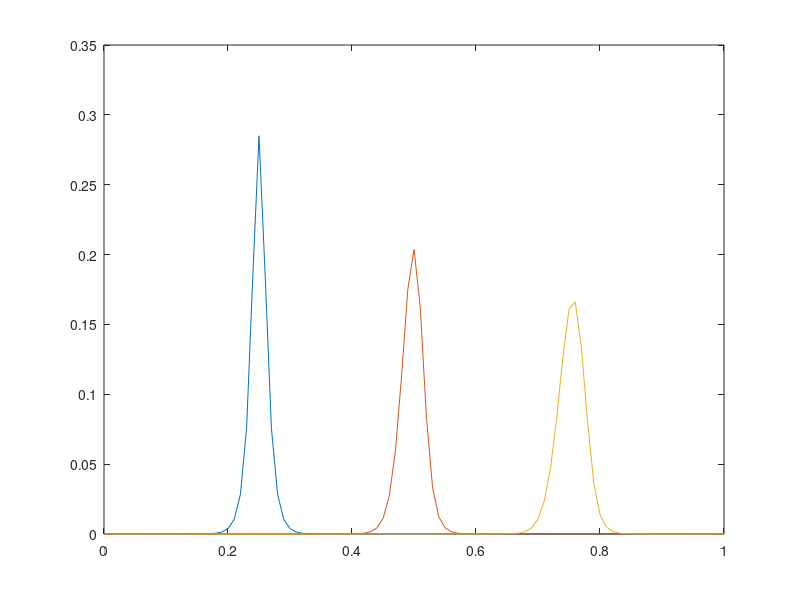
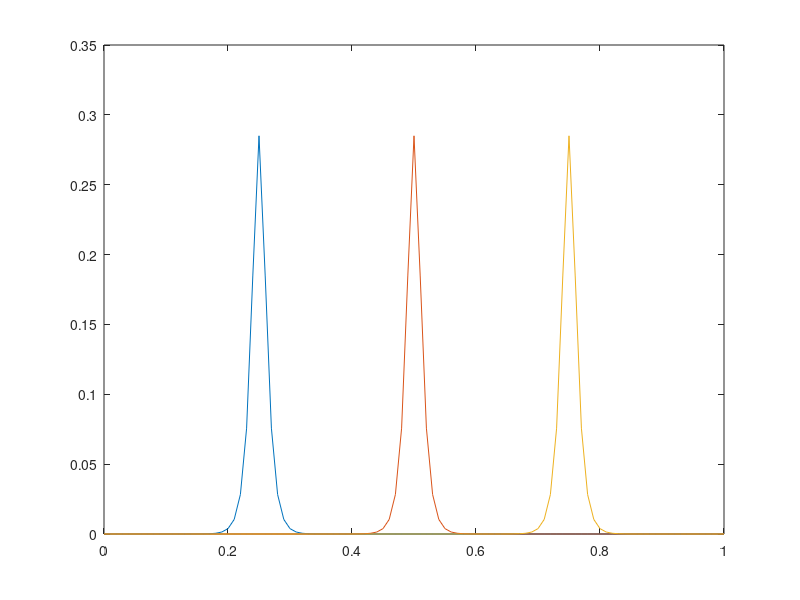
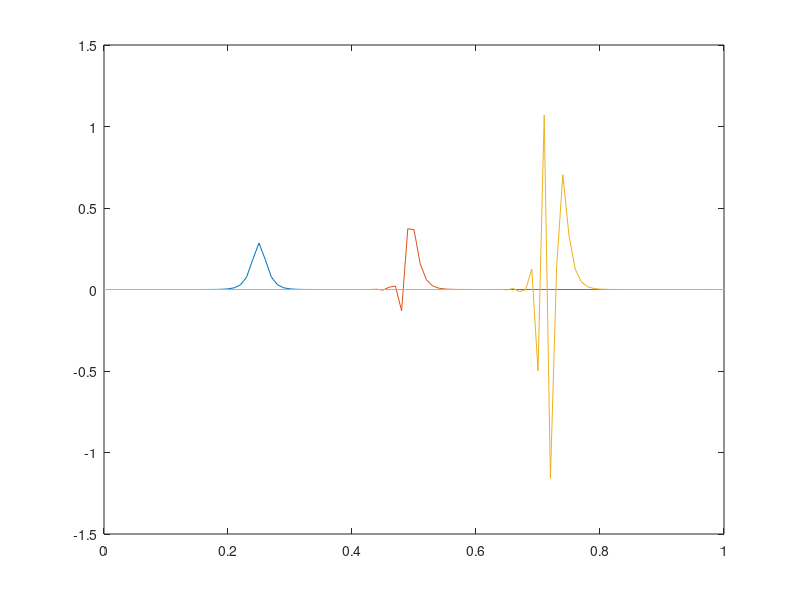

MATLAB code to generate these figures, in order:
%... The MatMol Group (2016)
%... Solution of the advection equation using the Euler IVP
%... solver and a finite difference scheme for different values of
%... sigma
    close all
    clear all

%... Spatial grid
    dz  = 0.01;
    z   = 0 : dz : 1;
    n   = length(z);
    nu  = 1;
    th  = 100*(z-.25);
    th1 = 0 : 0.001 : 2*pi;

%... SOLUTION WITH SIGMA = 0.95
%... Initial conditions
    x0_s095 = (.57)./(exp(th)+exp(-th));

%... Time parameters
    sig  = 0.95;
    dt   = sig*dz/nu;
    time = 0 : dt : 1;

%... At time 0.25
    i1 = find(abs(time-0.25) <= dt/2);
    xk = x0_s095;
    for ii = 2 : i1
        x1_s095(1)   = 0;
        x1_s095(2:n) = (1-sig)*xk(2:n)+sig*xk(1:n-1);
        xk           = x1_s095;
    end

%... At time 0.5
    i2   = find(abs(time-0.50) <= dt/2);
    for ii = i1+1:i2
        x2_s095(1)   = 0;
        x2_s095(2:n) = (1-sig)*xk(2:n)+sig*xk(1:n-1);
        xk           = x2_s095;
    end
    figure
    x_dz001_s095 = [x0_s095;x1_s095;x2_s095];
    plot(z,x_dz001_s095)

%... Eigenvalue loci
    vp_s095   = sig*(cos(th1)-1-j*sin(th1));
    revp_s095 = real(vp_s095);
    imvp_s095 = imag(vp_s095);
    
%... SOLUTION WITH SIGMA = 1.00
%... Initial conditions
    x0_s100 = (.57)./(exp(th)+exp(-th));

%... Time parameters
    sig  = 1.00;
    dt   = sig*dz/nu;
    time = 0 : dt : 1;

%... At time 0.25
    i1 = find(abs(time-0.25) <= dt/2);
    xk = x0_s100;
    for ii = 2 : i1
        x1_s100(1)   = 0;
        x1_s100(2:n) = (1-sig)*xk(2:n)+sig*xk(1:n-1);
        xk           = x1_s100;
    end

%... At time 0.5
    i2   = find(abs(time-0.50) <= dt/2);
    for ii = i1+1:i2
        x2_s100(1)   = 0;
        x2_s100(2:n) = (1-sig)*xk(2:n)+sig*xk(1:n-1);
        xk           = x2_s100;
    end
    figure
    x_dz001_s100 = [x0_s100;x1_s100;x2_s100];
    plot(z,x_dz001_s100)

%... Eigenvalue loci
    vp_s100   = sig*(cos(th1)-1-j*sin(th1));
    revp_s100 = real(vp_s100);
    imvp_s100 = imag(vp_s100);


%... SOLUTION WITH SIGMA = 1.05
%... Initial conditions
    x0_s105 = (.57)./(exp(th)+exp(-th));

%... Time parameters
    sig  = 1.05;
    dt   = sig*dz/nu;
    time = 0 : dt : 1;

%... At time 0.25
    i1 = find(abs(time-0.25) <= dt/2);
    xk = x0_s105;
    for ii = 2 : i1
        x1_s105(1)   = 0;
        x1_s105(2:n) = (1-sig)*xk(2:n)+sig*xk(1:n-1);
        xk           = x1_s105;
    end

%... At time 0.5
    i2   = find(abs(time-0.50) <= dt/2);
    for ii = i1+1:i2
        x2_s105(1)   = 0;
        x2_s105(2:n) = (1-sig)*xk(2:n)+sig*xk(1:n-1);
        xk           = x2_s105;
    end
    figure
    x_dz001_s105 = [x0_s105;x1_s105;x2_s105];
    plot(z,x_dz001_s105)

%... Eigenvalue loci
    vp_s105   = sig*(cos(th1)-1-j*sin(th1));
    revp_s105 = real(vp_s105);
    imvp_s105 = imag(vp_s105);
